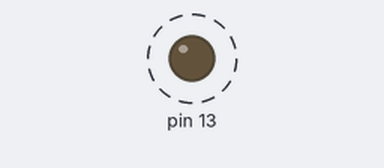
The sketch below on a simulated Arduino Uno, built with avr-gcc and run on an emulated ATmega328P. Parts: output pins drawn as LEDs (lit = HIGH). Dashed ring = blinking. What the sketch prints to the serial monitor is not drawn.

Above: at 0.1 s.
Timing chart, 0 to 3.0 s (numbered marks = the images above):
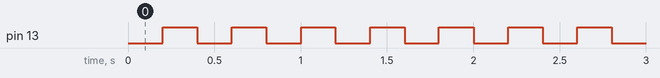

The sketch:

GyverOS.ino
```cpp
#include "GyverOS.h"
GyverOS<5> OS;
void setup() {
  Serial.begin(9600);
  pinMode(13, OUTPUT);
  OS.attach(0, f1, 400);
  OS.attach(1, f2, 1000);
  OS.attach(2, f3, 200);
  //OS.enableLoad(3000);
}

void loop() {
  OS.tick();
  delay(OS.getLeft());
}

void f1() {
  static uint32_t ms;
  Serial.println(millis() - ms);
  ms = millis();
}

void f2() {
  static uint32_t ms;
  Serial.println(millis() - ms);
  ms = millis();
}

void f3() {
  digitalWrite(13, !digitalRead(13));
  static uint32_t ms;
  Serial.println(millis() - ms);
  ms = millis();
}
```

GyverOS.h
```cpp
#ifndef GyverOS_h
#define GyverOS_h

//#define OS_BENCH

template < uint16_t _AMOUNT >
class GyverOS {
public:
	void tick() {
		#ifdef OS_BENCH
		if (loadP > 0) {
			if (millis() - loadTmr >= loadP) {
				loadTmr += loadP;
				load = (loadSum / 10ul) / loadP;  // (loadSum / 1000) / loadP * 100
				loadSum = 0;
			}
			us = micros();
		}
		#endif

		bool flag = 0;
		for (int i = 0; i < _AMOUNT; i++) {
			if (callbacks[i] && states[i]) {
				uint32_t left = millis() - tmrs[i];
				if (prds[i] == 0 || left >= prds[i]) {
					if (prds[i] > 0) tmrs[i] += prds[i] * (left / prds[i]);
					#ifdef OS_BENCH
					if (loopTimeNum == i) loopTime = micros();
					#endif
					callbacks[i]();
					#ifdef OS_BENCH
					if (loopTimeNum == i) loopTime = micros() - loopTime;
					#endif
					flag = 1;
				}
			}
		}
		#ifdef OS_BENCH
		if (loadP > 0 && flag) loadSum += micros() - us;
		#endif
	}

	void attach(int num, void (*handler)(), uint32_t prd = 0) {
		if (num >= _AMOUNT) return;
		callbacks[num] = *handler;
		prds[num] = prd;
		start(num);
	}
	void detach(int num) {
		if (num >= _AMOUNT) return;
		callbacks[num] = NULL;
	}
	void setPeriod(int num, uint32_t prd) {
		if (num >= _AMOUNT) return;
		prds[num] = prd;
		tmrs[num] = millis();
	}
	void start(int num) {
		if (num >= _AMOUNT) return;
		states[num] = 1;
		tmrs[num] = millis();
	}
	void stop(int num) {
		if (num >= _AMOUNT) return;
		states[num] = 0;
	}
	void exec(int num) {
		if (num >= _AMOUNT) return;
		callbacks[num]();
	}
	uint32_t getLeft() {
		uint32_t nearPrd = UINT32_MAX;
		uint32_t tm;
		for (int i = 0; i < _AMOUNT; i++) {
			if (callbacks[i] && states[i]) {
				uint32_t tm = prds[i] + tmrs[i] - millis();
				nearPrd = min(nearPrd, tm);
			}
		}
		return nearPrd;
	}

	void attachLoopTime(int num) {
		#ifdef OS_BENCH
		loopTimeNum = num;
		#endif
	}
	void detachLoopTime() {
		#ifdef OS_BENCH
		loopTimeNum = -1;
		#endif
	}
	uint32_t getLoopTime() {
		#ifdef OS_BENCH
		return loopTime;
		#else
		return 0;
		#endif
	}
	int getLoad() {
		#ifdef OS_BENCH
		return load;
		#else
		return 0;
		#endif
	}
	void enableLoad(uint32_t loadp = 1000) {
		#ifdef OS_BENCH
		loadP = loadp;
		loadTmr = millis();
		loadSum = 0;
		#endif
	}
	void disableLoad() {
		#ifdef OS_BENCH
		loadP = 0;
		#endif
	}

private:
	void (*callbacks[_AMOUNT])() = {};
	uint32_t tmrs[_AMOUNT], prds[_AMOUNT], loopTime = 0;
	bool states[_AMOUNT];
#ifdef OS_BENCH
	uint32_t loadP = 0, us = 0, loadTmr = 0, loadSum = 0;
	int load = 0, loopTimeNum = -1;
#endif
};
#endif
```

Measured:
- by itself, pin 13: alternates HIGH for 0.20 s and LOW for 0.20 s
